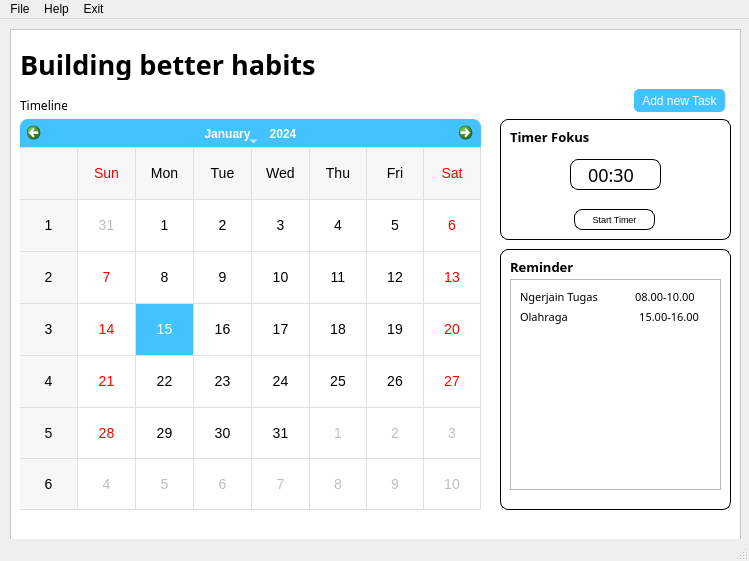
<?xml version="1.0" encoding="UTF-8"?>
<ui version="4.0">
 <class>MainWindow</class>
 <widget class="QMainWindow" name="MainWindow">
  <property name="geometry">
   <rect>
    <x>0</x>
    <y>0</y>
    <width>749</width>
    <height>561</height>
   </rect>
  </property>
  <property name="windowTitle">
   <string>MainWindow</string>
  </property>
  <widget class="QWidget" name="centralwidget">
   <widget class="QFrame" name="frame">
    <property name="geometry">
     <rect>
      <x>10</x>
      <y>10</y>
      <width>731</width>
      <height>521</height>
     </rect>
    </property>
    <property name="palette">
     <palette>
      <active>
       <colorrole role="WindowText">
        <brush brushstyle="SolidPattern">
         <color alpha="255">
          <red>0</red>
          <green>0</green>
          <blue>0</blue>
         </color>
        </brush>
       </colorrole>
       <colorrole role="Button">
        <brush brushstyle="SolidPattern">
         <color alpha="255">
          <red>255</red>
          <green>255</green>
          <blue>255</blue>
         </color>
        </brush>
       </colorrole>
       <colorrole role="Light">
        <brush brushstyle="SolidPattern">
         <color alpha="255">
          <red>255</red>
          <green>255</green>
          <blue>255</blue>
         </color>
        </brush>
       </colorrole>
       <colorrole role="Midlight">
        <brush brushstyle="SolidPattern">
         <color alpha="255">
          <red>255</red>
          <green>255</green>
          <blue>255</blue>
         </color>
        </brush>
       </colorrole>
       <colorrole role="Dark">
        <brush brushstyle="SolidPattern">
         <color alpha="255">
          <red>127</red>
          <green>127</green>
          <blue>127</blue>
         </color>
        </brush>
       </colorrole>
       <colorrole role="Mid">
        <brush brushstyle="SolidPattern">
         <color alpha="255">
          <red>170</red>
          <green>170</green>
          <blue>170</blue>
         </color>
        </brush>
       </colorrole>
       <colorrole role="Text">
        <brush brushstyle="SolidPattern">
         <color alpha="255">
          <red>0</red>
          <green>0</green>
          <blue>0</blue>
         </color>
        </brush>
       </colorrole>
       <colorrole role="BrightText">
        <brush brushstyle="SolidPattern">
         <color alpha="255">
          <red>255</red>
          <green>255</green>
          <blue>255</blue>
         </color>
        </brush>
       </colorrole>
       <colorrole role="ButtonText">
        <brush brushstyle="SolidPattern">
         <color alpha="255">
          <red>0</red>
          <green>0</green>
          <blue>0</blue>
         </color>
        </brush>
       </colorrole>
       <colorrole role="Base">
        <brush brushstyle="SolidPattern">
         <color alpha="255">
          <red>255</red>
          <green>255</green>
          <blue>255</blue>
         </color>
        </brush>
       </colorrole>
       <colorrole role="Window">
        <brush brushstyle="SolidPattern">
         <color alpha="255">
          <red>255</red>
          <green>255</green>
          <blue>255</blue>
         </color>
        </brush>
       </colorrole>
       <colorrole role="Shadow">
        <brush brushstyle="SolidPattern">
         <color alpha="255">
          <red>0</red>
          <green>0</green>
          <blue>0</blue>
         </color>
        </brush>
       </colorrole>
       <colorrole role="AlternateBase">
        <brush brushstyle="SolidPattern">
         <color alpha="255">
          <red>255</red>
          <green>255</green>
          <blue>255</blue>
         </color>
        </brush>
       </colorrole>
       <colorrole role="ToolTipBase">
        <brush brushstyle="SolidPattern">
         <color alpha="255">
          <red>255</red>
          <green>255</green>
          <blue>220</blue>
         </color>
        </brush>
       </colorrole>
       <colorrole role="ToolTipText">
        <brush brushstyle="SolidPattern">
         <color alpha="255">
          <red>0</red>
          <green>0</green>
          <blue>0</blue>
         </color>
        </brush>
       </colorrole>
      </active>
      <inactive>
       <colorrole role="WindowText">
        <brush brushstyle="SolidPattern">
         <color alpha="255">
          <red>0</red>
          <green>0</green>
          <blue>0</blue>
         </color>
        </brush>
       </colorrole>
       <colorrole role="Button">
        <brush brushstyle="SolidPattern">
         <color alpha="255">
          <red>255</red>
          <green>255</green>
          <blue>255</blue>
         </color>
        </brush>
       </colorrole>
       <colorrole role="Light">
        <brush brushstyle="SolidPattern">
         <color alpha="255">
          <red>255</red>
          <green>255</green>
          <blue>255</blue>
         </color>
        </brush>
       </colorrole>
       <colorrole role="Midlight">
        <brush brushstyle="SolidPattern">
         <color alpha="255">
          <red>255</red>
          <green>255</green>
          <blue>255</blue>
         </color>
        </brush>
       </colorrole>
       <colorrole role="Dark">
        <brush brushstyle="SolidPattern">
         <color alpha="255">
          <red>127</red>
          <green>127</green>
          <blue>127</blue>
         </color>
        </brush>
       </colorrole>
       <colorrole role="Mid">
        <brush brushstyle="SolidPattern">
         <color alpha="255">
          <red>170</red>
          <green>170</green>
          <blue>170</blue>
         </color>
        </brush>
       </colorrole>
       <colorrole role="Text">
        <brush brushstyle="SolidPattern">
         <color alpha="255">
          <red>0</red>
          <green>0</green>
          <blue>0</blue>
         </color>
        </brush>
       </colorrole>
       <colorrole role="BrightText">
        <brush brushstyle="SolidPattern">
         <color alpha="255">
          <red>255</red>
          <green>255</green>
          <blue>255</blue>
         </color>
        </brush>
       </colorrole>
       <colorrole role="ButtonText">
        <brush brushstyle="SolidPattern">
         <color alpha="255">
          <red>0</red>
          <green>0</green>
          <blue>0</blue>
         </color>
        </brush>
       </colorrole>
       <colorrole role="Base">
        <brush brushstyle="SolidPattern">
         <color alpha="255">
          <red>255</red>
          <green>255</green>
          <blue>255</blue>
         </color>
        </brush>
       </colorrole>
       <colorrole role="Window">
        <brush brushstyle="SolidPattern">
         <color alpha="255">
          <red>255</red>
          <green>255</green>
          <blue>255</blue>
         </color>
        </brush>
       </colorrole>
       <colorrole role="Shadow">
        <brush brushstyle="SolidPattern">
         <color alpha="255">
          <red>0</red>
          <green>0</green>
          <blue>0</blue>
         </color>
        </brush>
       </colorrole>
       <colorrole role="AlternateBase">
        <brush brushstyle="SolidPattern">
         <color alpha="255">
          <red>255</red>
          <green>255</green>
          <blue>255</blue>
         </color>
        </brush>
       </colorrole>
       <colorrole role="ToolTipBase">
        <brush brushstyle="SolidPattern">
         <color alpha="255">
          <red>255</red>
          <green>255</green>
          <blue>220</blue>
         </color>
        </brush>
       </colorrole>
       <colorrole role="ToolTipText">
        <brush brushstyle="SolidPattern">
         <color alpha="255">
          <red>0</red>
          <green>0</green>
          <blue>0</blue>
         </color>
        </brush>
       </colorrole>
      </inactive>
      <disabled>
       <colorrole role="WindowText">
        <brush brushstyle="SolidPattern">
         <color alpha="255">
          <red>127</red>
          <green>127</green>
          <blue>127</blue>
         </color>
        </brush>
       </colorrole>
       <colorrole role="Button">
        <brush brushstyle="SolidPattern">
         <color alpha="255">
          <red>255</red>
          <green>255</green>
          <blue>255</blue>
         </color>
        </brush>
       </colorrole>
       <colorrole role="Light">
        <brush brushstyle="SolidPattern">
         <color alpha="255">
          <red>255</red>
          <green>255</green>
          <blue>255</blue>
         </color>
        </brush>
       </colorrole>
       <colorrole role="Midlight">
        <brush brushstyle="SolidPattern">
         <color alpha="255">
          <red>255</red>
          <green>255</green>
          <blue>255</blue>
         </color>
        </brush>
       </colorrole>
       <colorrole role="Dark">
        <brush brushstyle="SolidPattern">
         <color alpha="255">
          <red>127</red>
          <green>127</green>
          <blue>127</blue>
         </color>
        </brush>
       </colorrole>
       <colorrole role="Mid">
        <brush brushstyle="SolidPattern">
         <color alpha="255">
          <red>170</red>
          <green>170</green>
          <blue>170</blue>
         </color>
        </brush>
       </colorrole>
       <colorrole role="Text">
        <brush brushstyle="SolidPattern">
         <color alpha="255">
          <red>127</red>
          <green>127</green>
          <blue>127</blue>
         </color>
        </brush>
       </colorrole>
       <colorrole role="BrightText">
        <brush brushstyle="SolidPattern">
         <color alpha="255">
          <red>255</red>
          <green>255</green>
          <blue>255</blue>
         </color>
        </brush>
       </colorrole>
       <colorrole role="ButtonText">
        <brush brushstyle="SolidPattern">
         <color alpha="255">
          <red>127</red>
          <green>127</green>
          <blue>127</blue>
         </color>
        </brush>
       </colorrole>
       <colorrole role="Base">
        <brush brushstyle="SolidPattern">
         <color alpha="255">
          <red>255</red>
          <green>255</green>
          <blue>255</blue>
         </color>
        </brush>
       </colorrole>
       <colorrole role="Window">
        <brush brushstyle="SolidPattern">
         <color alpha="255">
          <red>255</red>
          <green>255</green>
          <blue>255</blue>
         </color>
        </brush>
       </colorrole>
       <colorrole role="Shadow">
        <brush brushstyle="SolidPattern">
         <color alpha="255">
          <red>0</red>
          <green>0</green>
          <blue>0</blue>
         </color>
        </brush>
       </colorrole>
       <colorrole role="AlternateBase">
        <brush brushstyle="SolidPattern">
         <color alpha="255">
          <red>255</red>
          <green>255</green>
          <blue>255</blue>
         </color>
        </brush>
       </colorrole>
       <colorrole role="ToolTipBase">
        <brush brushstyle="SolidPattern">
         <color alpha="255">
          <red>255</red>
          <green>255</green>
          <blue>220</blue>
         </color>
        </brush>
       </colorrole>
       <colorrole role="ToolTipText">
        <brush brushstyle="SolidPattern">
         <color alpha="255">
          <red>0</red>
          <green>0</green>
          <blue>0</blue>
         </color>
        </brush>
       </colorrole>
      </disabled>
     </palette>
    </property>
    <property name="autoFillBackground">
     <bool>true</bool>
    </property>
    <property name="frameShape">
     <enum>QFrame::StyledPanel</enum>
    </property>
    <property name="frameShadow">
     <enum>QFrame::Raised</enum>
    </property>
    <widget class="QLabel" name="label">
     <property name="geometry">
      <rect>
       <x>10</x>
       <y>70</y>
       <width>47</width>
       <height>13</height>
      </rect>
     </property>
     <property name="font">
      <font>
       <family>Montserrat</family>
      </font>
     </property>
     <property name="text">
      <string>Timeline</string>
     </property>
    </widget>
    <widget class="QLabel" name="label_2">
     <property name="geometry">
      <rect>
       <x>10</x>
       <y>20</y>
       <width>301</width>
       <height>31</height>
      </rect>
     </property>
     <property name="font">
      <font>
       <family>Montserrat</family>
       <pointsize>20</pointsize>
       <weight>75</weight>
       <bold>true</bold>
      </font>
     </property>
     <property name="text">
      <string>Building better habits</string>
     </property>
    </widget>
    <widget class="QCalendarWidget" name="calendarWidget">
     <property name="geometry">
      <rect>
       <x>10</x>
       <y>90</y>
       <width>461</width>
       <height>391</height>
      </rect>
     </property>
     <property name="autoFillBackground">
      <bool>false</bool>
     </property>
     <property name="styleSheet">
      <string notr="true">QCalendarWidget {
    background-color: #ffffff;
    border: 1px solid #d0d0d0;
    border-radius: 8px;
    color: #333333;
    font-family: &quot;Segoe UI&quot;, sans-serif;
    font-size: 14px;
}

/* Navigation bar (bulan &amp; tahun) */
QCalendarWidget QWidget#qt_calendar_navigationbar {
    background-color: #42c3ff;
    border-bottom: 1px solid #dddddd;
    border-top-left-radius: 8px;
    border-top-right-radius: 8px;
}

/* Tombol navigasi bulan (← →) */
QCalendarWidget QToolButton {
    background: transparent;
    color: white;
    font-weight: bold;
    padding: 5px;
    border: none;
}
QCalendarWidget QToolButton:hover {
    background-color: rgba(255, 255, 255, 0.2);
    border-radius: 4px;
}

/* Tahun (spinbox) */
QCalendarWidget QSpinBox {
    background: white;
    border: 1px solid #cccccc;
    border-radius: 4px;
    padding: 2px 6px;
}

/* Grid kalender (tanggal) */
QCalendarWidget QAbstractItemView {
    background-color: #ffffff;
    selection-background-color: #42c3ff;
    selection-color: white;
    gridline-color: #e0e0e0;
    font-size: 14px;
    border-bottom-left-radius: 8px;
    border-bottom-right-radius: 8px;
}
</string>
     </property>
     <property name="locale">
      <locale language="English" country="HongKong"/>
     </property>
     <property name="gridVisible">
      <bool>true</bool>
     </property>
     <property name="selectionMode">
      <enum>QCalendarWidget::SingleSelection</enum>
     </property>
     <property name="horizontalHeaderFormat">
      <enum>QCalendarWidget::ShortDayNames</enum>
     </property>
     <property name="verticalHeaderFormat">
      <enum>QCalendarWidget::ISOWeekNumbers</enum>
     </property>
     <property name="navigationBarVisible">
      <bool>true</bool>
     </property>
     <property name="dateEditEnabled">
      <bool>true</bool>
     </property>
    </widget>
    <widget class="QWidget" name="Reminder" native="true">
     <property name="geometry">
      <rect>
       <x>490</x>
       <y>220</y>
       <width>231</width>
       <height>261</height>
      </rect>
     </property>
     <property name="font">
      <font>
       <kerning>true</kerning>
      </font>
     </property>
     <property name="autoFillBackground">
      <bool>false</bool>
     </property>
     <property name="styleSheet">
      <string notr="true">QWidget#Reminder {
    background-color: #ffffff;
	border: 1px solid #000000;
	border-radius : 8px
}
</string>
     </property>
     <widget class="QLabel" name="label_6">
      <property name="geometry">
       <rect>
        <x>10</x>
        <y>10</y>
        <width>81</width>
        <height>16</height>
       </rect>
      </property>
      <property name="font">
       <font>
        <family>Montserrat</family>
        <pointsize>10</pointsize>
        <weight>75</weight>
        <bold>true</bold>
       </font>
      </property>
      <property name="accessibleName">
       <string/>
      </property>
      <property name="accessibleDescription">
       <string/>
      </property>
      <property name="text">
       <string notr="true">Reminder</string>
      </property>
      <property name="textInteractionFlags">
       <set>Qt::LinksAccessibleByMouse</set>
      </property>
     </widget>
     <widget class="QListView" name="listView">
      <property name="geometry">
       <rect>
        <x>10</x>
        <y>30</y>
        <width>211</width>
        <height>211</height>
       </rect>
      </property>
     </widget>
     <widget class="QLabel" name="label_7">
      <property name="geometry">
       <rect>
        <x>20</x>
        <y>40</y>
        <width>191</width>
        <height>16</height>
       </rect>
      </property>
      <property name="font">
       <font>
        <family>Montserrat</family>
        <pointsize>8</pointsize>
        <weight>50</weight>
        <bold>false</bold>
       </font>
      </property>
      <property name="accessibleName">
       <string/>
      </property>
      <property name="accessibleDescription">
       <string/>
      </property>
      <property name="text">
       <string notr="true">Ngerjain Tugas             08.00-10.00</string>
      </property>
      <property name="textInteractionFlags">
       <set>Qt::LinksAccessibleByMouse</set>
      </property>
     </widget>
     <widget class="QLabel" name="label_8">
      <property name="geometry">
       <rect>
        <x>20</x>
        <y>60</y>
        <width>191</width>
        <height>16</height>
       </rect>
      </property>
      <property name="font">
       <font>
        <family>Montserrat</family>
        <pointsize>8</pointsize>
        <weight>50</weight>
        <bold>false</bold>
       </font>
      </property>
      <property name="accessibleName">
       <string/>
      </property>
      <property name="accessibleDescription">
       <string/>
      </property>
      <property name="text">
       <string notr="true">Olahraga                         15.00-16.00</string>
      </property>
      <property name="textInteractionFlags">
       <set>Qt::LinksAccessibleByMouse</set>
      </property>
     </widget>
    </widget>
    <widget class="QPushButton" name="pushButton">
     <property name="geometry">
      <rect>
       <x>624</x>
       <y>60</y>
       <width>91</width>
       <height>23</height>
      </rect>
     </property>
     <property name="autoFillBackground">
      <bool>false</bool>
     </property>
     <property name="styleSheet">
      <string notr="true">QPushButton {
    background-color:   #42c3ff;
    color: white;
    border-radius: 5px;
    padding: 5px;
}</string>
     </property>
     <property name="text">
      <string>Add new Task</string>
     </property>
     <property name="icon">
      <iconset>
       <normaloff>C:/Users/iki_rhmn/Downloads/plus (1).png</normaloff>C:/Users/iki_rhmn/Downloads/plus (1).png</iconset>
     </property>
     <property name="iconSize">
      <size>
       <width>8</width>
       <height>8</height>
      </size>
     </property>
     <property name="checkable">
      <bool>false</bool>
     </property>
     <property name="autoDefault">
      <bool>false</bool>
     </property>
     <property name="default">
      <bool>false</bool>
     </property>
    </widget>
    <widget class="QWidget" name="containerWidgettimer" native="true">
     <property name="geometry">
      <rect>
       <x>490</x>
       <y>90</y>
       <width>231</width>
       <height>121</height>
      </rect>
     </property>
     <property name="font">
      <font>
       <kerning>true</kerning>
      </font>
     </property>
     <property name="tabletTracking">
      <bool>false</bool>
     </property>
     <property name="autoFillBackground">
      <bool>false</bool>
     </property>
     <property name="styleSheet">
      <string notr="true">QWidget#containerWidgettimer {
    background-color: #ffffff;
    border: 1px solid #000000;
    border-radius: 8px;
}
</string>
     </property>
     <widget class="QLabel" name="label_5">
      <property name="geometry">
       <rect>
        <x>10</x>
        <y>10</y>
        <width>81</width>
        <height>16</height>
       </rect>
      </property>
      <property name="font">
       <font>
        <family>Montserrat</family>
        <pointsize>10</pointsize>
        <weight>75</weight>
        <bold>true</bold>
       </font>
      </property>
      <property name="accessibleName">
       <string/>
      </property>
      <property name="accessibleDescription">
       <string/>
      </property>
      <property name="text">
       <string notr="true">Timer Fokus</string>
      </property>
      <property name="textInteractionFlags">
       <set>Qt::LinksAccessibleByMouse</set>
      </property>
     </widget>
     <widget class="QPushButton" name="minus_3">
      <property name="geometry">
       <rect>
        <x>30</x>
        <y>40</y>
        <width>31</width>
        <height>31</height>
       </rect>
      </property>
      <property name="styleSheet">
       <string notr="true">QPushButton {
    background-color:   #ffffff;
    color: white;
    border-radius: 5px;
    padding: 5px;
}</string>
      </property>
      <property name="text">
       <string/>
      </property>
      <property name="icon">
       <iconset>
        <normaloff>C:/Users/iki_rhmn/Downloads/minus.png</normaloff>C:/Users/iki_rhmn/Downloads/minus.png</iconset>
      </property>
      <property name="iconSize">
       <size>
        <width>30</width>
        <height>30</height>
       </size>
      </property>
     </widget>
     <widget class="QPushButton" name="plus_3">
      <property name="geometry">
       <rect>
        <x>170</x>
        <y>40</y>
        <width>31</width>
        <height>31</height>
       </rect>
      </property>
      <property name="styleSheet">
       <string notr="true">QPushButton {
    background-color:   #ffffff;
    color: white;
    border-radius: 5px;
    padding: 5px;
}</string>
      </property>
      <property name="text">
       <string/>
      </property>
      <property name="icon">
       <iconset>
        <normaloff>C:/Users/iki_rhmn/Downloads/plus (2).png</normaloff>C:/Users/iki_rhmn/Downloads/plus (2).png</iconset>
      </property>
      <property name="iconSize">
       <size>
        <width>30</width>
        <height>30</height>
       </size>
      </property>
     </widget>
     <widget class="QLabel" name="timerLabel_3">
      <property name="geometry">
       <rect>
        <x>70</x>
        <y>40</y>
        <width>91</width>
        <height>31</height>
       </rect>
      </property>
      <property name="font">
       <font>
        <family>Montserrat,sans-serif</family>
        <pointsize>-1</pointsize>
       </font>
      </property>
      <property name="accessibleName">
       <string/>
      </property>
      <property name="accessibleDescription">
       <string/>
      </property>
      <property name="styleSheet">
       <string notr="true">QLabel#timerLabel_3 {
    background-color: #ffffff;
    color: #000000;
    border: 1px solid #000000;
    border-radius: 8px;
    padding: 6px 12px;
    font-family: 'Montserrat', sans-serif;
    font-size: 18px;
    qproperty-alignment: AlignCenter;
}
</string>
      </property>
      <property name="text">
       <string notr="true">00:30</string>
      </property>
      <property name="textInteractionFlags">
       <set>Qt::LinksAccessibleByMouse</set>
      </property>
     </widget>
     <widget class="QPushButton" name="pushButton_4">
      <property name="geometry">
       <rect>
        <x>74</x>
        <y>90</y>
        <width>81</width>
        <height>21</height>
       </rect>
      </property>
      <property name="font">
       <font>
        <pointsize>7</pointsize>
       </font>
      </property>
      <property name="styleSheet">
       <string notr="true">QPushButton#pushButton_4 {
    background-color: #ffffff;
    color: #000000;
    border: 1px solid #000000;
    border-radius: 8px;
    padding: 6px 12px;
}
</string>
      </property>
      <property name="text">
       <string>Start Timer</string>
      </property>
     </widget>
    </widget>
   </widget>
  </widget>
  <widget class="QMenuBar" name="menubar">
   <property name="geometry">
    <rect>
     <x>0</x>
     <y>0</y>
     <width>749</width>
     <height>21</height>
    </rect>
   </property>
   <widget class="QMenu" name="menuFile">
    <property name="title">
     <string>File</string>
    </property>
    <widget class="QMenu" name="menuExport">
     <property name="title">
      <string>Export</string>
     </property>
     <addaction name="actionCSV"/>
     <addaction name="actionPDF"/>
    </widget>
    <addaction name="menuExport"/>
   </widget>
   <widget class="QMenu" name="menuHelp">
    <property name="title">
     <string>Help</string>
    </property>
   </widget>
   <widget class="QMenu" name="menuExit">
    <property name="title">
     <string>Exit</string>
    </property>
   </widget>
   <addaction name="menuFile"/>
   <addaction name="menuHelp"/>
   <addaction name="menuExit"/>
  </widget>
  <widget class="QStatusBar" name="statusbar"/>
  <action name="actionCSV">
   <property name="text">
    <string>CSV</string>
   </property>
  </action>
  <action name="actionPDF">
   <property name="text">
    <string>PDF</string>
   </property>
  </action>
 </widget>
 <resources/>
 <connections/>
</ui>
